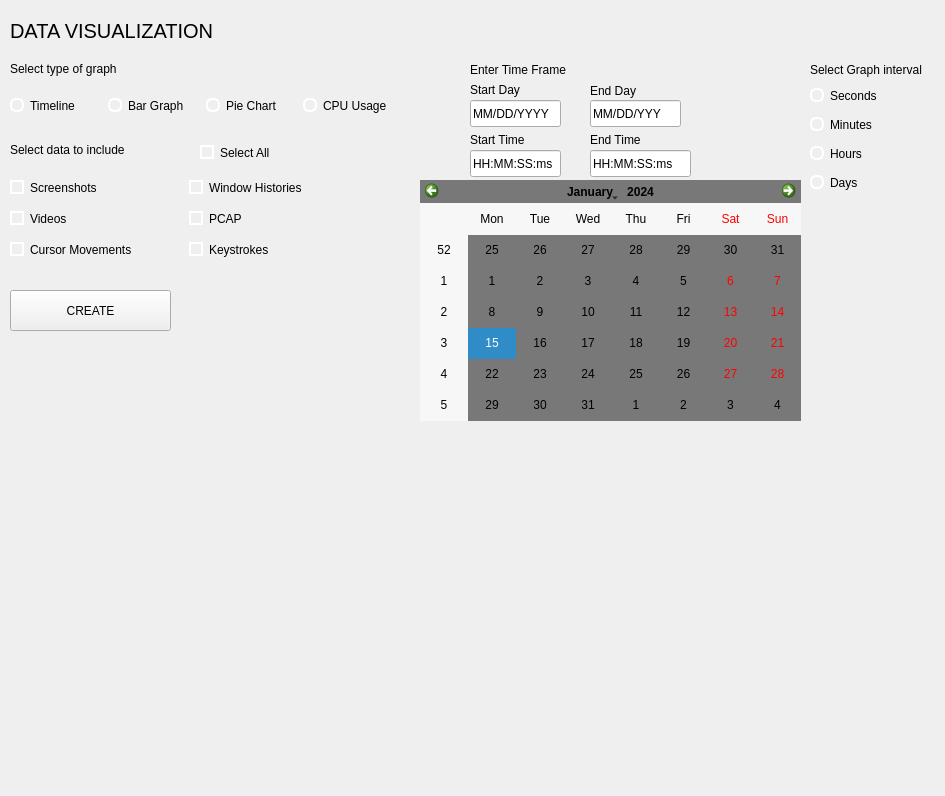
<?xml version="1.0" encoding="UTF-8"?>
<ui version="4.0">
 <class>Form</class>
 <widget class="QWidget" name="Form">
  <property name="geometry">
   <rect>
    <x>0</x>
    <y>0</y>
    <width>945</width>
    <height>796</height>
   </rect>
  </property>
  <property name="windowTitle">
   <string>Form</string>
  </property>
  <widget class="QCheckBox" name="checkBox_7">
   <property name="geometry">
    <rect>
     <x>200</x>
     <y>140</y>
     <width>92</width>
     <height>25</height>
    </rect>
   </property>
   <property name="styleSheet">
    <string notr="true">QCheckBox::indicator
{
border: 2px solid;
border-color: white;
}
QCheckBox:indicator:checked
{ 
background-color: white; 
}</string>
   </property>
   <property name="text">
    <string>Select All</string>
   </property>
  </widget>
  <widget class="QLineEdit" name="lineEdit">
   <property name="geometry">
    <rect>
     <x>470</x>
     <y>100</y>
     <width>91</width>
     <height>27</height>
    </rect>
   </property>
   <property name="text">
    <string>MM/DD/YYYY</string>
   </property>
  </widget>
  <widget class="QLineEdit" name="lineEdit_2">
   <property name="geometry">
    <rect>
     <x>590</x>
     <y>100</y>
     <width>91</width>
     <height>27</height>
    </rect>
   </property>
   <property name="text">
    <string>MM/DD/YYY</string>
   </property>
  </widget>
  <widget class="QPushButton" name="pushButton_5">
   <property name="geometry">
    <rect>
     <x>10</x>
     <y>290</y>
     <width>161</width>
     <height>41</height>
    </rect>
   </property>
   <property name="text">
    <string>CREATE</string>
   </property>
  </widget>
  <widget class="QLabel" name="label">
   <property name="geometry">
    <rect>
     <x>10</x>
     <y>10</y>
     <width>231</width>
     <height>41</height>
    </rect>
   </property>
   <property name="styleSheet">
    <string notr="true">font-size:20px</string>
   </property>
   <property name="text">
    <string>DATA VISUALIZATION</string>
   </property>
  </widget>
  <widget class="QLabel" name="label_2">
   <property name="geometry">
    <rect>
     <x>10</x>
     <y>58</y>
     <width>221</width>
     <height>21</height>
    </rect>
   </property>
   <property name="text">
    <string>Select type of graph</string>
   </property>
  </widget>
  <widget class="QLabel" name="label_3">
   <property name="geometry">
    <rect>
     <x>10</x>
     <y>140</y>
     <width>191</width>
     <height>19</height>
    </rect>
   </property>
   <property name="text">
    <string>Select data to include</string>
   </property>
  </widget>
  <widget class="QLabel" name="label_4">
   <property name="geometry">
    <rect>
     <x>470</x>
     <y>60</y>
     <width>181</width>
     <height>19</height>
    </rect>
   </property>
   <property name="text">
    <string>Enter Time Frame</string>
   </property>
  </widget>
  <widget class="QLabel" name="label_5">
   <property name="geometry">
    <rect>
     <x>810</x>
     <y>60</y>
     <width>211</width>
     <height>19</height>
    </rect>
   </property>
   <property name="text">
    <string>Select Graph interval</string>
   </property>
  </widget>
  <widget class="QLabel" name="label_6">
   <property name="geometry">
    <rect>
     <x>470</x>
     <y>80</y>
     <width>91</width>
     <height>19</height>
    </rect>
   </property>
   <property name="text">
    <string>Start Day</string>
   </property>
  </widget>
  <widget class="QLabel" name="label_7">
   <property name="geometry">
    <rect>
     <x>590</x>
     <y>80</y>
     <width>71</width>
     <height>21</height>
    </rect>
   </property>
   <property name="text">
    <string>End Day</string>
   </property>
  </widget>
  <widget class="QWidget" name="horizontalLayoutWidget">
   <property name="geometry">
    <rect>
     <x>10</x>
     <y>80</y>
     <width>385</width>
     <height>51</height>
    </rect>
   </property>
   <layout class="QHBoxLayout" name="horizontalLayout">
    <item>
     <widget class="QRadioButton" name="TimelineRadioButton">
      <property name="styleSheet">
       <string notr="true">QRadioButton::indicator
{
border: 2px solid;
border-radius: 6px;
border-color: white;
}
QRadioButton::indicator::checked
{ 
border-radius: 6px;
background-color: white; 
}</string>
      </property>
      <property name="text">
       <string>Timeline</string>
      </property>
     </widget>
    </item>
    <item>
     <widget class="QRadioButton" name="BarGraphRadioButton">
      <property name="styleSheet">
       <string notr="true">QRadioButton::indicator
{
border: 2px solid;
border-radius: 6px;
border-color: white;
}
QRadioButton::indicator::checked
{ 
border-radius: 6px;
background-color: white; 
}</string>
      </property>
      <property name="text">
       <string>Bar Graph</string>
      </property>
     </widget>
    </item>
    <item>
     <widget class="QRadioButton" name="PieChartRadioButton">
      <property name="styleSheet">
       <string notr="true">QRadioButton::indicator
{
border: 2px solid;
border-radius: 6px;
border-color: white;
}
QRadioButton::indicator::checked
{ 
border-radius: 6px;
background-color: white; 
}</string>
      </property>
      <property name="text">
       <string>Pie Chart</string>
      </property>
     </widget>
    </item>
    <item>
     <widget class="QRadioButton" name="CPUUsageRadioButton">
      <property name="styleSheet">
       <string notr="true">QRadioButton::indicator
{
border: 2px solid;
border-radius: 6px;
border-color: white;
}
QRadioButton::indicator::checked
{ 
border-radius: 6px;
background-color: white; 
}</string>
      </property>
      <property name="text">
       <string>CPU Usage</string>
      </property>
     </widget>
    </item>
   </layout>
  </widget>
  <widget class="QWidget" name="gridLayoutWidget">
   <property name="geometry">
    <rect>
     <x>10</x>
     <y>170</y>
     <width>351</width>
     <height>100</height>
    </rect>
   </property>
   <layout class="QGridLayout" name="gridLayout">
    <item row="0" column="1">
     <widget class="QCheckBox" name="checkBox_4">
      <property name="autoFillBackground">
       <bool>false</bool>
      </property>
      <property name="styleSheet">
       <string notr="true">QCheckBox::indicator
{
border: 2px solid;
border-color: white;
}
QCheckBox:indicator:checked
{ 
background-color: white; 
}</string>
      </property>
      <property name="text">
       <string>Window Histories</string>
      </property>
     </widget>
    </item>
    <item row="1" column="0">
     <widget class="QCheckBox" name="checkBox_2">
      <property name="styleSheet">
       <string notr="true">QCheckBox::indicator
{
border: 2px solid;
border-color: white;
}
QCheckBox:indicator:checked
{ 
background-color: white; 
}</string>
      </property>
      <property name="text">
       <string>Videos</string>
      </property>
     </widget>
    </item>
    <item row="1" column="1">
     <widget class="QCheckBox" name="checkBox_5">
      <property name="styleSheet">
       <string notr="true">QCheckBox::indicator
{
border: 2px solid;
border-color: white;
}
QCheckBox:indicator:checked
{ 
background-color: white; 
}</string>
      </property>
      <property name="text">
       <string>PCAP</string>
      </property>
     </widget>
    </item>
    <item row="2" column="1">
     <widget class="QCheckBox" name="checkBox_6">
      <property name="styleSheet">
       <string notr="true">QCheckBox::indicator
{
border: 2px solid;
border-color: white;
}
QCheckBox:indicator:checked
{ 
background-color: white; 
}</string>
      </property>
      <property name="text">
       <string>Keystrokes</string>
      </property>
     </widget>
    </item>
    <item row="2" column="0">
     <widget class="QCheckBox" name="checkBox_3">
      <property name="styleSheet">
       <string notr="true">QCheckBox::indicator
{
border: 2px solid;
border-color: white;
}
QCheckBox:indicator:checked
{ 
background-color: white; 
}</string>
      </property>
      <property name="text">
       <string>Cursor Movements</string>
      </property>
     </widget>
    </item>
    <item row="0" column="0">
     <widget class="QCheckBox" name="checkBox">
      <property name="styleSheet">
       <string notr="true">QCheckBox::indicator
{
border: 2px solid;
border-color: white;
}
QCheckBox:indicator:checked
{ 
background-color: white; 
}</string>
      </property>
      <property name="text">
       <string>Screenshots</string>
      </property>
      <property name="tristate">
       <bool>false</bool>
      </property>
     </widget>
    </item>
   </layout>
  </widget>
  <widget class="QWidget" name="verticalLayoutWidget">
   <property name="geometry">
    <rect>
     <x>810</x>
     <y>80</y>
     <width>101</width>
     <height>121</height>
    </rect>
   </property>
   <layout class="QVBoxLayout" name="verticalLayout">
    <item>
     <widget class="QRadioButton" name="radioButton_2">
      <property name="styleSheet">
       <string notr="true">QRadioButton::indicator
{
border: 2px solid;
border-radius: 6px;
border-color: white;
}
QRadioButton::indicator::checked
{ 
border-radius: 6px;
background-color: white; 
}</string>
      </property>
      <property name="text">
       <string>Seconds</string>
      </property>
     </widget>
    </item>
    <item>
     <widget class="QRadioButton" name="radioButton_4">
      <property name="styleSheet">
       <string notr="true">QRadioButton::indicator
{
border: 2px solid;
border-radius: 6px;
border-color: white;
}
QRadioButton::indicator::checked
{ 
border-radius: 6px;
background-color: white; 
}</string>
      </property>
      <property name="text">
       <string>Minutes</string>
      </property>
     </widget>
    </item>
    <item>
     <widget class="QRadioButton" name="radioButton_3">
      <property name="styleSheet">
       <string notr="true">QRadioButton::indicator
{
border: 2px solid;
border-radius: 6px;
border-color: white;
}
QRadioButton::indicator::checked
{ 
border-radius: 6px;
background-color: white; 
}</string>
      </property>
      <property name="text">
       <string>Hours</string>
      </property>
     </widget>
    </item>
    <item>
     <widget class="QRadioButton" name="radioButton">
      <property name="styleSheet">
       <string notr="true">QRadioButton::indicator
{
border: 2px solid;
border-radius: 6px;
border-color: white;
}
QRadioButton::indicator::checked
{ 
border-radius: 6px;
background-color: white; 
}</string>
      </property>
      <property name="text">
       <string>Days</string>
      </property>
     </widget>
    </item>
   </layout>
  </widget>
  <widget class="QLineEdit" name="lineEdit_3">
   <property name="geometry">
    <rect>
     <x>470</x>
     <y>150</y>
     <width>91</width>
     <height>27</height>
    </rect>
   </property>
   <property name="text">
    <string>HH:MM:SS:ms</string>
   </property>
  </widget>
  <widget class="QLineEdit" name="lineEdit_4">
   <property name="geometry">
    <rect>
     <x>590</x>
     <y>150</y>
     <width>101</width>
     <height>27</height>
    </rect>
   </property>
   <property name="text">
    <string>HH:MM:SS:ms</string>
   </property>
  </widget>
  <widget class="QLabel" name="label_8">
   <property name="geometry">
    <rect>
     <x>470</x>
     <y>130</y>
     <width>91</width>
     <height>19</height>
    </rect>
   </property>
   <property name="text">
    <string>Start Time</string>
   </property>
  </widget>
  <widget class="QLabel" name="label_9">
   <property name="geometry">
    <rect>
     <x>590</x>
     <y>130</y>
     <width>101</width>
     <height>19</height>
    </rect>
   </property>
   <property name="text">
    <string>End Time</string>
   </property>
  </widget>
  <widget class="QCalendarWidget" name="calendarWidget">
   <property name="geometry">
    <rect>
     <x>420</x>
     <y>180</y>
     <width>381</width>
     <height>241</height>
    </rect>
   </property>
   <property name="styleSheet">
    <string notr="true">background-color: #787878;
color:black;</string>
   </property>
  </widget>
 </widget>
 <resources/>
 <connections/>
</ui>
